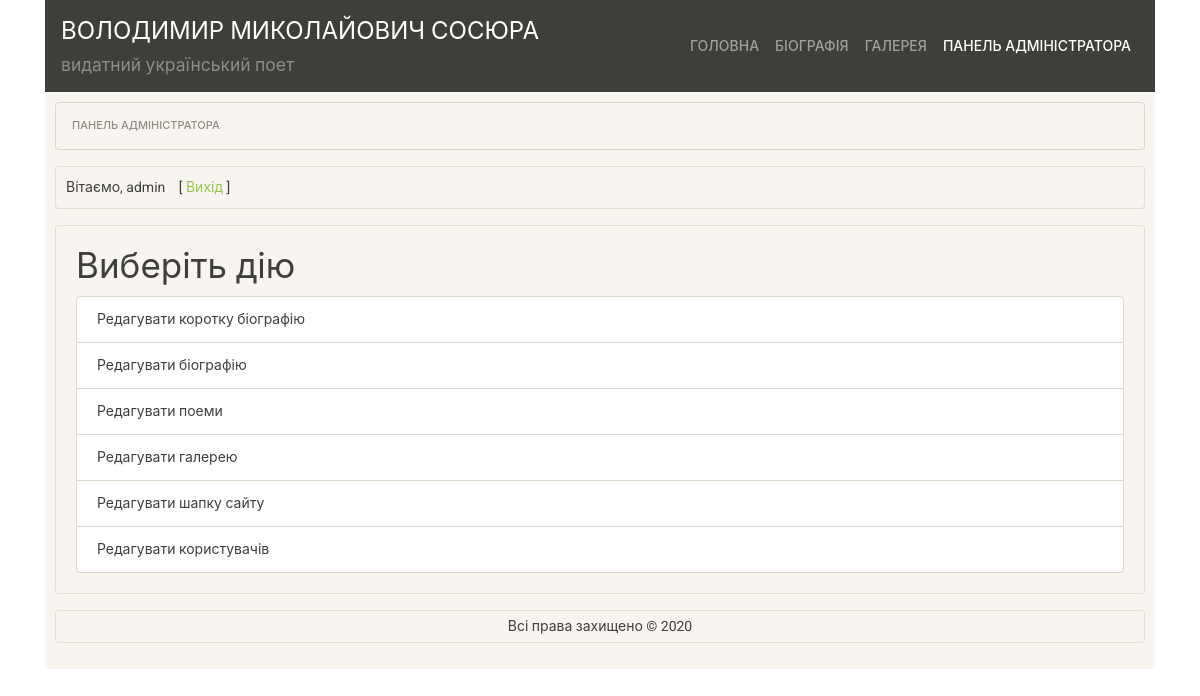
The page /lab10/public/admin/index.php (signed in) on the database its author committed.
### tables this page shows
CREATE TABLE `site_head` (
  `id` int(11) NOT NULL,
  `author_full_name` varchar(50) NOT NULL,
  `description` varchar(50) NOT NULL
);

CREATE TABLE `users` (
  `id` int(11) NOT NULL,
  `username` varchar(20) NOT NULL,
  `password` varchar(100) NOT NULL,
  `role_id` int(11) NOT NULL
);

### lab10/src/services/Utils.php (called while the page is built, shortened)
<?php
class Utils {
    public static function get_file_hash($filename) {
        return date('YmdHis', filemtime($filename));
    }
}

### lab10/src/services/Auth.php (called while the page is built, shortened)
<?php
require_once __DIR__."/../dao/UserDaoPdo.php";
class Auth {
    private static ?Auth $singleton = null;
    private PDO $db;
    private UserDaoPdo $userDao;
    private ?User $user;
    private function __construct(PDO $db) {
        $this->db = $db;
        $this->userDao = new UserDaoPdo($db);
        $this->user = null;
        $this->tryRestoreFromSession();
    }
    private function tryRestoreFromSession() {
        if (isset($_SESSION['username']) && isset($_SESSION['password'])) {
            $username = $_SESSION['username'];
            $user = $this->userDao->findOneWithUsername($username);
            $this->user = $user;
        }
    }
    public static function instance() {
        if (Auth::$singleton == null) {
            include __DIR__."/../../config/db.php";
            Auth::$singleton = new Auth($db);
        }
        return Auth::$singleton;
    }
    public function getDb() {
        return $this->db;
    }
    public function isLoggedIn() {
        return $this->user != null;
    }
    public function isLoggedAsEditor() {
        return $this->isLoggedIn() && $this->user->isEditor();
    }
    public function getUser() {
        return $this->user;
    }
}

### lab10/src/dao/PdoDao.php (called while the page is built, shortened)
<?php
abstract class PdoDao {
    protected PDO $db;
    public function __construct(PDO $db) {
        $this->db = $db;
    }
    public function getById($id) {
        $stmt = $this->db->prepare("SELECT * FROM `{$this->getTableName()}` WHERE `id` = ?");
        $stmt->execute([$id]);
        $row = $stmt->fetch();
        return $this->associativeArrayToObject($row);
    }
}

### lab10/src/dao/SiteHeadDaoPdo.php (called while the page is built, shortened)
<?php
require_once __DIR__ . "/../models/SiteHead.php";
require_once __DIR__ . "/PdoDao.php";
class SiteHeadDaoPdo extends PdoDao {
    protected function getTableName() {
        return self::TABLE_NAME;
    }
    protected function associativeArrayToObject($arr) {
        return SiteHead::fromArray($arr);
    }
}

### lab10/src/models/SiteHead.php (called while the page is built, shortened)
<?php
class SiteHead {
    private $author_full_name;
    private $description;
    public static function fromArray($arr) {
        $obj = new SiteHead();
        foreach ($arr as $key => $value) {
            if (is_numeric($key)) continue;
            $obj->{$key} = $value;
        }
        return $obj;
    }
    public function getAuthorFullName() {
        return $this->author_full_name;
    }
    public function getDescription() {
        return $this->description;
    }
}

### lab10/src/dao/UserDaoPdo.php (called while the page is built, shortened)
<?php
require_once __DIR__ . "/../models/User.php";
require_once __DIR__ . "/PdoDao.php";
class UserDaoPdo extends PdoDao {
    protected function getTableName() {
        return self::TABLE_NAME;
    }
    protected function associativeArrayToObject($arr) {
        return User::fromArray($arr);
    }
    public function findOneWithUsername($username) {
        $stmt = $this->db->prepare("SELECT * FROM `{$this->getTableName()}` WHERE `username` = ?");
        $stmt->execute([$username]);
        $row = $stmt->fetch();
        return $this->associativeArrayToObject($row);
    }
}

### lab10/src/models/User.php (called while the page is built, shortened)
<?php
class User {
    private $username;
    private $role_id;
    public function isEditor() {
        return $this->getRoleId() >= 2;
    }
    public function isAdmin() {
        return $this->getRoleId() >= 3;
    }
    public function getUsername() {
        return $this->username;
    }
    public function getRoleId() {
        return $this->role_id;
    }
}

### lab10/public/admin/index.php (the view)
<?php
require_once __DIR__."/../../src/services/Auth.php";
if (!Auth::instance()->isLoggedAsEditor()) {
    header("Location: ./login.php");
    die();
}
$user = Auth::instance()->getUser();
$is_nav_page_admin = true;
$breadcrumb_path = [
  "Панель адміністратора" => "#",
];
require_once __DIR__."/../templates/head.php";
?>
  <div class="card bg-light mb-3">
    <div class="card-body admin-greeting justify-content-end">
        <span>Вітаємо, <?= $user->getUsername(); ?></span>
        <span class="logout_link">[ <a href="logout.php">Вихід</a> ]</span>
    </div>
  </div>
  <div class="card bg-light mb-3">
    <div class="card-body justify-content-end">
      <h1>Виберіть дію</h1>
      <div class="list-group">
        <a href="./edit_short_bio.php" class="list-group-item list-group-item-action">Редагувати коротку біографію</a>
        <a href="./edit_bio.php" class="list-group-item list-group-item-action">Редагувати біографію</a>
        <a href="./edit_poems.php" class="list-group-item list-group-item-action">Редагувати поеми</a>
        <a href="./edit_gallery.php" class="list-group-item list-group-item-action">Редагувати галерею</a>
        <?php if ($user->isAdmin()): ?>
        <a href="./edit_site_head.php" class="list-group-item list-group-item-action">Редагувати шапку сайту</a>
        <a href="./edit_users.php" class="list-group-item list-group-item-action">Редагувати користувачів</a>
        <?php endif; ?>
      </div>
    </div>
  </div>
<?php
require_once __DIR__."/../templates/footer.php";
?>

### lab10/public/templates/head.php (shortened to what this page needs)
<?php
require_once __DIR__."/../../src/services/Utils.php";
require_once __DIR__."/../../src/services/Auth.php";
require_once __DIR__."/../../src/dao/SiteHeadDaoPdo.php";
$siteHeadPdo = new SiteHeadDaoPdo(Auth::instance()->getDb());
$siteHead = $siteHeadPdo->getById(1);
?>
<!DOCTYPE html>
<html lang="ua">
<head>
    <link rel="stylesheet" href="/assets/css/bootstrap.css?hash=<?= Utils::get_file_hash(__DIR__."/../assets/css/bootstrap.css"); ?>">
    <link rel="stylesheet" href="/assets/css/main.css?hash=<?= Utils::get_file_hash(__DIR__."/../assets/css/main.css"); ?>">
    <link rel="stylesheet" href="/assets/css/ekko-lightbox.css?hash=<?= Utils::get_file_hash(__DIR__."/../assets/css/ekko-lightbox.css"); ?>">
</head>
<body>
<div class="container">
    <nav class="navbar navbar-expand-lg navbar-dark bg-primary">
    <div class="row">
      <div class="col">
        <div class="row">
        <div class="col">
            <a class="navbar-brand" href="/"><?= $siteHead->getAuthorFullName(); ?></a>
        </div>
        </div>
        <div class="row">
        <div class="col">
            <h5 class="text-secondary"><?= $siteHead->getDescription(); ?></h5>
        </div>
        </div>
      </div>
    </div>
    <div class="collapse navbar-collapse justify-content-end" id="navbarColor01">
        <ul class="navbar-nav">
        <li class="nav-item <?= empty($is_nav_page_main) ? '' : 'active'; ?>">
            <a class="nav-link top-menu-link" href="/">Головна</a>
        </li>
        <li class="nav-item <?= empty($is_nav_page_bio) ? '' : 'active'; ?>">
            <a class="nav-link top-menu-link" href="/biography.php">Біографія</a>
        </li>
        <li class="nav-item <?= empty($is_nav_page_gallery) ? '' : 'active'; ?>">
            <a class="nav-link top-menu-link" href="/gallery.php">Галерея</a>
        </li>
        <?php if (Auth::instance()->isLoggedAsEditor()): ?>
        <li class="nav-item <?= empty($is_nav_page_admin) ? '' : 'active'; ?>">
            <a class="nav-link top-menu-link" href="/admin/">Панель адміністратора</a>
        </li>
        <?php endif; ?>
        </ul>
    </div>
    </nav>
    <div class="jumbotron content">
      <ol class="breadcrumb">
        <?php
        foreach ($breadcrumb_path as $key => $value):
            if ($key != array_key_last($breadcrumb_path)):
        ?>
            <li class="breadcrumb-item"><a href="<?= $value; ?>"><?= $key; ?></a></li>
        <?php
            else:
        ?>
            <li class="breadcrumb-item active"><?= $key; ?></li>
        <?php
            endif;
        endforeach;
        ?>
      </ol>

### lab10/public/assets/css/main.css (style rules this page uses)
.navbar-brand { font-size: 24px; }
.top-menu-link { font-size: 14px !important; }
.content { padding: 10px; }
.admin-greeting { padding: 10px; }
.logout_link { margin-left: 10px; }

### rows shown on the page
site_head: author_full_name "ВОЛОДИМИР МИКОЛАЙОВИЧ СОСЮРА", description "видатний український поет"
users: username "admin"

### other values the page prints
$key "ПАНЕЛЬ АДМІНІСТРАТОРА"
